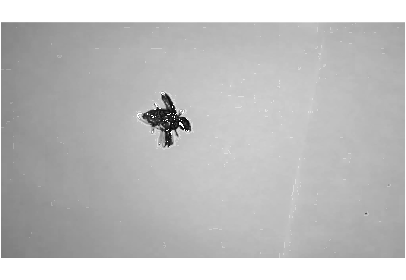
#> input picture bg.png, 406 x 280 px
$ python sum.py
#> lines starting #> are read from the running program, lines starting #| are printed output that depends on the picture; after the words box and inside, x2 and y2 are one past the last pixel; in counts of white or black regions, pixels touching at a corner belong together; pictures that were not available may be replaced by others from this repository, and a replacement may not be noted
import cv2

# Load two images
img2 = cv2.imread('bg.png')
#> img2 is the input picture: shape (280, 406, 3); min 8, max 255, mean 189.2
img1 = cv2.imread('teste.png')
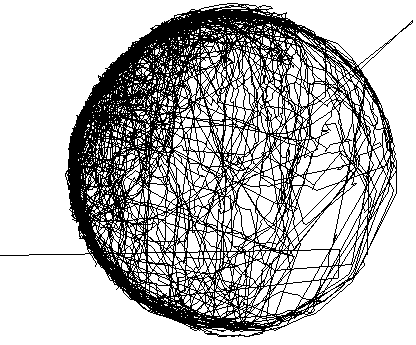
#> input picture 150703.png, 416 x 345 px, given in place of teste.png, which was not available
#> img1 is the input picture: shape (345, 416, 3); 72.8% white; 1 black region, box (x1, y1, x2, y2) and area: (0, 3, 413, 337) 38981
# I want to put logo on top-left corner, So I create a ROI
rows,cols,channels = img2.shape
#> rows = 280; cols = 406; channels = 3
roi = img1[0:rows, 0:cols ]
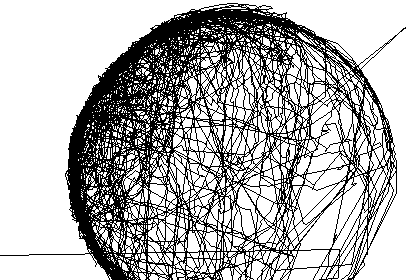
#> roi: shape (280, 406, 3); 69.9% white; 1 black region, box (x1, y1, x2, y2) and area: (0, 3, 406, 280) 34261
# Now create a mask of logo and create its inverse mask also
img2gray = cv2.cvtColor(img2,cv2.COLOR_BGR2GRAY)
ret, mask = cv2.threshold(img2gray, 10, 255, cv2.THRESH_BINARY)
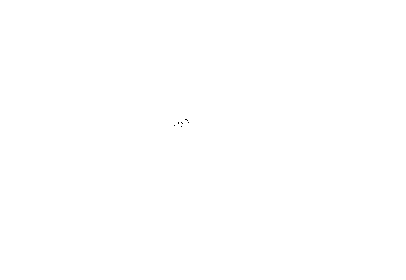
#> mask: shape (280, 406); 100% white; black in thin lines or dots, all inside (x1, y1, x2, y2) = (174, 119, 189, 127)
mask_inv = cv2.bitwise_not(mask)
# Now black-out the area of logo in ROI
img1_bg = cv2.bitwise_and(roi,roi,mask = mask_inv)
#> img1_bg: shape (280, 406, 3); 0.01% white in thin lines or dots, all inside (x1, y1, x2, y2) = (178, 119, 189, 127)
# Take only region of logo from logo image.
img2_fg = cv2.bitwise_and(img2,img2,mask = mask)
# Put logo in ROI and modify the main image
dst = cv2.add(img1_bg,img2_fg)
img1[0:rows, 0:cols ] = dst
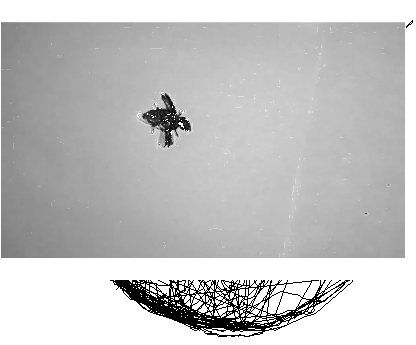
#> img1: shape (345, 416, 3); min 0, max 255, mean 194.5
cv2.imshow('res',img1)
cv2.waitKey(0)
cv2.destroyAllWindows()
